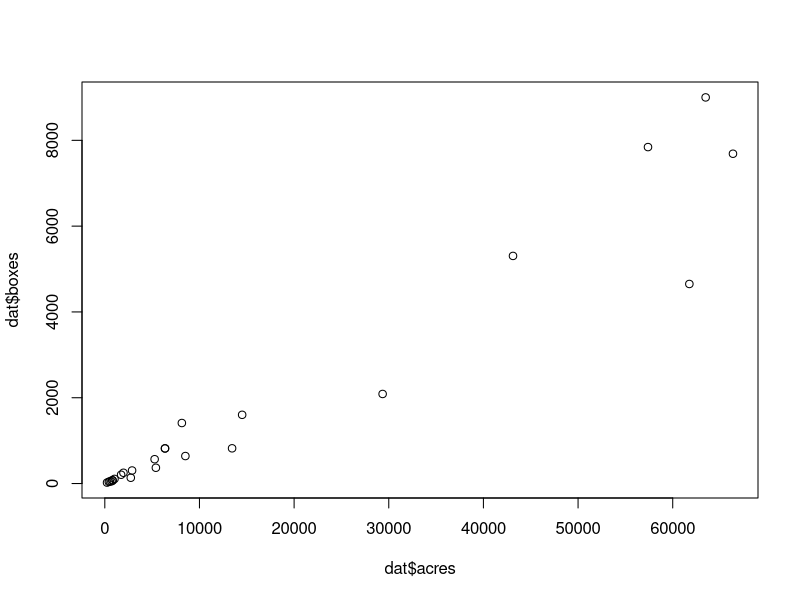

R code for this plot:
### STAT 331 simple linear regression demo

dat <- read.csv("florange.csv")

head(dat)

# Scatterplot
plot(dat$acres,dat$boxes)

# Summary statistics calculation examples
r <- cor(dat$acres,dat$boxes)
xbar <- mean(dat$acres)
ybar <- mean(dat$boxes)
sd_x <- sd(dat$acres)
sd_y <- sd(dat$boxes)

# Manual calculation examples
Sxx <- sum( (dat$acres - xbar)^2 )
Sxy <- sum( (dat$acres - xbar) * (dat$boxes - ybar) )

# R's "lm" function fits linear models
lm.1 <- lm(dat$boxes~dat$acres)
summary(lm.1)

# Fitted values
lm.1$fitted.values

# Residuals
lm.1$residuals

# Manual calculation of sigma^2 estimate
sum(lm.1$residuals^2) / 23
# or sigma estimate
sqrt(sum(lm.1$residuals^2) / 23)

# t distribution values
qt(0.975,23)
(1-pt(17.263,23))*2

# Discussion
# - is sigma plausibly the same for all values of y? --> appears to be violated, can consider
# taking the log
# - are the error terms plausibly independent? (e.g., does knowing one e_i help predict
# e_j for a different county?)
